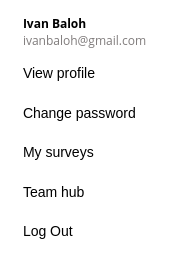
<?xml version="1.0" encoding="UTF-8"?>
<ui version="4.0">
 <class>UserDropdown</class>
 <widget class="QWidget" name="UserDropdown">
  <property name="geometry">
   <rect>
    <x>0</x>
    <y>0</y>
    <width>173</width>
    <height>261</height>
   </rect>
  </property>
  <property name="sizePolicy">
   <sizepolicy hsizetype="Fixed" vsizetype="Fixed">
    <horstretch>0</horstretch>
    <verstretch>0</verstretch>
   </sizepolicy>
  </property>
  <property name="font">
   <font>
    <pointsize>12</pointsize>
   </font>
  </property>
  <property name="windowTitle">
   <string>Form</string>
  </property>
  <property name="autoFillBackground">
   <bool>true</bool>
  </property>
  <property name="styleSheet">
   <string notr="true">box-shadow: 5px 5px 19px 0px #121212;</string>
  </property>
  <widget class="QWidget" name="verticalLayoutWidget">
   <property name="geometry">
    <rect>
     <x>0</x>
     <y>0</y>
     <width>171</width>
     <height>261</height>
    </rect>
   </property>
   <layout class="QVBoxLayout" name="verticalLayout">
    <property name="spacing">
     <number>9</number>
    </property>
    <property name="leftMargin">
     <number>23</number>
    </property>
    <property name="topMargin">
     <number>15</number>
    </property>
    <property name="rightMargin">
     <number>10</number>
    </property>
    <property name="bottomMargin">
     <number>15</number>
    </property>
    <item>
     <layout class="QVBoxLayout" name="verticalLayout_2">
      <property name="spacing">
       <number>0</number>
      </property>
      <property name="leftMargin">
       <number>0</number>
      </property>
      <item>
       <widget class="QLabel" name="label">
        <property name="sizePolicy">
         <sizepolicy hsizetype="Preferred" vsizetype="Maximum">
          <horstretch>0</horstretch>
          <verstretch>0</verstretch>
         </sizepolicy>
        </property>
        <property name="font">
         <font>
          <family>Open Sans</family>
          <pointsize>-1</pointsize>
          <italic>false</italic>
          <bold>true</bold>
         </font>
        </property>
        <property name="styleSheet">
         <string notr="true">font-family: 'Open Sans';
font-style: normal;
font-weight: 600;
font-size: 12px;
line-height: 16px;</string>
        </property>
        <property name="text">
         <string>Ivan Baloh</string>
        </property>
       </widget>
      </item>
      <item>
       <widget class="QLabel" name="label_2">
        <property name="sizePolicy">
         <sizepolicy hsizetype="Preferred" vsizetype="Maximum">
          <horstretch>0</horstretch>
          <verstretch>0</verstretch>
         </sizepolicy>
        </property>
        <property name="font">
         <font>
          <family>Open Sans</family>
          <pointsize>-1</pointsize>
          <italic>false</italic>
          <bold>false</bold>
         </font>
        </property>
        <property name="styleSheet">
         <string notr="true">font-family: 'Open Sans';
font-style: normal;
font-weight: 400;
font-size: 12px;
line-height: 19px;

color: #7F7B7B;</string>
        </property>
        <property name="text">
         <string>ivanbaloh@gmail.com</string>
        </property>
        <property name="alignment">
         <set>Qt::AlignLeading|Qt::AlignLeft|Qt::AlignVCenter</set>
        </property>
       </widget>
      </item>
     </layout>
    </item>
    <item>
     <widget class="QPushButton" name="pushButton">
      <property name="sizePolicy">
       <sizepolicy hsizetype="Minimum" vsizetype="Minimum">
        <horstretch>0</horstretch>
        <verstretch>0</verstretch>
       </sizepolicy>
      </property>
      <property name="cursor">
       <cursorShape>PointingHandCursor</cursorShape>
      </property>
      <property name="styleSheet">
       <string notr="true">font-family: 'Open Sans';
font-style: normal;
font-weight: 400;
font-size: 14px;
line-height: 19px;

text-align: left;

border: none;</string>
      </property>
      <property name="text">
       <string>View profile</string>
      </property>
      <property name="flat">
       <bool>true</bool>
      </property>
     </widget>
    </item>
    <item>
     <widget class="QPushButton" name="pushButton_3">
      <property name="sizePolicy">
       <sizepolicy hsizetype="Minimum" vsizetype="Minimum">
        <horstretch>0</horstretch>
        <verstretch>0</verstretch>
       </sizepolicy>
      </property>
      <property name="cursor">
       <cursorShape>PointingHandCursor</cursorShape>
      </property>
      <property name="styleSheet">
       <string notr="true">font-family: 'Open Sans';
font-style: normal;
font-weight: 400;
font-size: 14px;
line-height: 19px;

text-align: left;

border: none;</string>
      </property>
      <property name="text">
       <string>Change password</string>
      </property>
      <property name="flat">
       <bool>true</bool>
      </property>
     </widget>
    </item>
    <item>
     <widget class="QPushButton" name="pushButton_4">
      <property name="sizePolicy">
       <sizepolicy hsizetype="Minimum" vsizetype="Minimum">
        <horstretch>0</horstretch>
        <verstretch>0</verstretch>
       </sizepolicy>
      </property>
      <property name="cursor">
       <cursorShape>PointingHandCursor</cursorShape>
      </property>
      <property name="styleSheet">
       <string notr="true">font-family: 'Open Sans';
font-style: normal;
font-weight: 400;
font-size: 14px;
line-height: 19px;

text-align: left;

border: none;</string>
      </property>
      <property name="text">
       <string>My surveys</string>
      </property>
      <property name="flat">
       <bool>true</bool>
      </property>
     </widget>
    </item>
    <item>
     <widget class="QPushButton" name="pushButton_5">
      <property name="sizePolicy">
       <sizepolicy hsizetype="Minimum" vsizetype="Minimum">
        <horstretch>0</horstretch>
        <verstretch>0</verstretch>
       </sizepolicy>
      </property>
      <property name="cursor">
       <cursorShape>PointingHandCursor</cursorShape>
      </property>
      <property name="styleSheet">
       <string notr="true">font-family: 'Open Sans';
font-style: normal;
font-weight: 400;
font-size: 14px;
line-height: 19px;

text-align: left;

border: none;</string>
      </property>
      <property name="text">
       <string>Team hub</string>
      </property>
      <property name="flat">
       <bool>true</bool>
      </property>
     </widget>
    </item>
    <item>
     <widget class="QPushButton" name="pushButton_2">
      <property name="sizePolicy">
       <sizepolicy hsizetype="Minimum" vsizetype="Minimum">
        <horstretch>0</horstretch>
        <verstretch>0</verstretch>
       </sizepolicy>
      </property>
      <property name="cursor">
       <cursorShape>PointingHandCursor</cursorShape>
      </property>
      <property name="styleSheet">
       <string notr="true">font-family: 'Open Sans';
font-style: normal;
font-weight: 400;
font-size: 14px;
line-height: 19px;

text-align: left;

border: none;</string>
      </property>
      <property name="text">
       <string>Log Out</string>
      </property>
      <property name="flat">
       <bool>true</bool>
      </property>
     </widget>
    </item>
   </layout>
  </widget>
  <widget class="QLabel" name="background">
   <property name="geometry">
    <rect>
     <x>0</x>
     <y>0</y>
     <width>371</width>
     <height>401</height>
    </rect>
   </property>
   <property name="styleSheet">
    <string notr="true">background-color: rgb(255, 255, 255);</string>
   </property>
   <property name="text">
    <string/>
   </property>
  </widget>
  <zorder>background</zorder>
  <zorder>verticalLayoutWidget</zorder>
 </widget>
 <resources>
  <include location="../../../../QResources.qrc"/>
  <include location="../../../../QResources.qrc"/>
  <include location="../../../../QResources.qrc"/>
 </resources>
 <connections/>
</ui>
